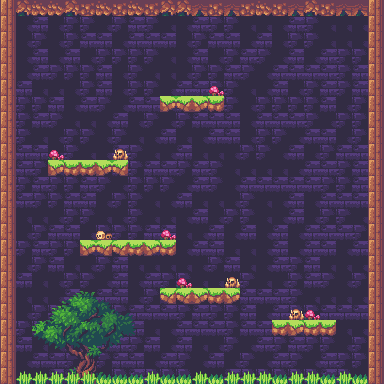

A 2D game scene composited from a Tiled map and its tileset images. What follows is a short description and the map's XML, with every tile layer's data as written:
An orthogonal 24x24 tile map with 16x16 px tiles, 4 tile layers (background, midground, platforms, foreground), 2 tilesets.

<map version="1.4" tiledversion="1.4.3" orientation="orthogonal" renderorder="right-down" width="24" height="24" tilewidth="16" tileheight="16" infinite="0" nextlayerid="5" nextobjectid="1">
 <editorsettings>
  <export format="json" />
 </editorsettings>
 <tileset firstgid="1" name="landscape-tileset" tilewidth="16" tileheight="16" tilecount="165" columns="15">
  <image source="landscape-tileset.png" width="240" height="176" />
 </tileset>
 <tileset firstgid="166" name="props-tileset" tilewidth="16" tileheight="16" tilecount="120" columns="6">
  <image source="props-tileset.png" width="96" height="320" />
 </tileset>
 <layer id="1" name="background" width="24" height="24">
  <data encoding="csv">
59,59,58,59,59,59,58,57,58,58,57,57,57,58,59,59,58,57,58,57,57,59,57,59,
58,57,58,57,59,59,57,59,58,59,57,57,58,59,59,57,57,57,58,59,57,57,57,57,
58,57,59,57,59,58,58,57,58,58,58,57,59,58,58,57,58,57,59,59,57,57,57,57,
57,57,58,57,58,57,59,59,59,59,57,57,58,57,59,58,59,57,58,57,58,59,59,57,
57,57,58,59,59,59,58,57,59,57,57,57,59,59,58,59,57,58,58,58,58,59,58,57,
58,58,57,57,57,59,58,57,59,59,57,58,58,59,59,57,57,58,57,59,58,59,58,58,
57,59,59,58,57,58,59,57,58,58,57,59,57,57,59,57,59,59,59,59,58,57,59,58,
58,59,58,59,57,57,57,58,57,59,57,59,58,58,58,57,58,58,58,59,57,59,59,57,
58,59,57,57,59,59,57,59,57,57,58,57,57,58,58,57,59,59,57,58,58,57,59,59,
58,58,58,57,59,57,57,58,59,57,57,58,57,57,57,59,59,57,58,57,59,58,58,58,
59,58,59,57,58,59,59,59,59,58,58,59,58,59,57,57,57,57,57,58,58,59,58,57,
58,59,58,59,59,58,59,57,59,59,59,57,58,59,57,58,58,58,58,58,59,59,58,59,
57,58,59,59,58,58,57,59,59,57,57,58,57,57,57,59,57,57,58,57,58,58,58,59,
57,57,57,57,59,59,57,57,59,57,57,57,58,57,59,59,57,57,58,57,59,59,57,57,
57,57,59,58,58,57,59,59,59,58,58,57,57,58,57,58,57,58,57,58,58,58,59,57,
57,59,58,59,59,57,58,57,59,58,59,57,58,58,57,57,57,58,57,58,58,57,58,57,
58,57,59,58,57,57,59,58,57,57,57,57,57,59,58,57,57,58,59,58,57,57,57,59,
58,58,57,57,59,59,57,58,57,58,59,59,57,57,57,59,57,57,59,58,59,57,59,58,
59,57,57,57,58,57,58,58,57,59,58,57,59,59,59,58,58,58,59,57,57,57,57,58,
59,57,59,59,58,57,59,59,58,58,58,59,58,59,59,58,57,58,59,59,58,58,58,57,
58,59,59,59,57,59,58,57,58,57,57,58,58,58,59,58,58,59,57,57,58,57,57,57,
57,58,57,57,59,59,58,58,59,58,57,58,57,57,59,57,58,59,58,59,59,57,59,59,
59,57,58,58,59,57,59,58,58,57,58,59,57,58,57,59,57,58,59,57,58,59,59,57,
59,57,57,58,58,59,57,59,58,59,59,59,57,57,58,59,59,59,59,59,58,59,57,57
</data>
 </layer>
 <layer id="4" name="midground" width="24" height="24">
  <data encoding="csv">
84,80,82,82,80,81,82,81,82,81,80,80,79,81,79,81,82,81,79,80,81,79,79,84,
84,0,0,0,0,0,0,0,0,0,0,0,0,0,0,0,0,0,0,0,0,0,0,84,
84,0,0,0,0,0,0,0,0,0,0,0,0,0,0,0,0,0,0,0,0,0,0,84,
84,0,0,0,0,0,0,0,0,0,0,0,0,0,0,0,0,0,0,0,0,0,0,84,
84,0,0,0,0,0,0,0,0,0,0,0,0,0,0,0,0,0,0,0,0,0,0,84,
84,0,0,0,0,0,0,0,0,0,0,0,0,0,0,0,0,0,0,0,0,0,0,84,
84,0,0,0,0,0,0,0,0,0,0,0,0,0,0,0,0,0,0,0,0,0,0,84,
84,0,0,0,0,0,0,0,0,0,0,0,0,0,0,0,0,0,0,0,0,0,0,84,
84,0,0,0,0,0,0,0,0,0,0,0,0,0,0,0,0,0,0,0,0,0,0,84,
84,0,0,0,0,0,0,0,0,0,0,0,0,0,0,0,0,0,0,0,0,0,0,84,
84,0,0,0,0,0,0,0,0,0,0,0,0,0,0,0,0,0,0,0,0,0,0,84,
84,0,0,0,0,0,0,0,0,0,0,0,0,0,0,0,0,0,0,0,0,0,0,84,
84,0,0,0,0,0,0,0,0,0,0,0,0,0,0,0,0,0,0,0,0,0,0,84,
84,0,0,0,0,0,0,0,0,0,0,0,0,0,0,0,0,0,0,0,0,0,0,84,
84,0,0,0,0,0,0,0,0,0,0,0,0,0,0,0,0,0,0,0,0,0,0,84,
84,0,0,0,0,0,0,0,0,0,0,0,0,0,0,0,0,0,0,0,0,0,0,84,
84,0,0,0,0,0,0,0,0,0,0,0,0,0,0,0,0,0,0,0,0,0,0,84,
84,0,0,0,0,0,0,0,0,0,0,0,0,0,0,0,0,0,0,0,0,0,0,84,
84,0,208,209,210,211,212,0,0,0,0,0,0,0,0,0,0,0,0,0,0,0,0,84,
84,0,214,215,216,217,218,219,237,0,0,0,0,0,0,0,0,0,0,0,0,0,0,84,
84,0,220,221,222,223,224,225,243,0,0,0,0,0,0,0,0,0,0,0,0,0,0,84,
84,0,226,227,228,229,230,231,0,0,0,0,0,0,0,0,0,0,0,0,0,0,0,84,
84,0,232,233,234,235,236,0,0,0,0,0,0,0,0,0,0,0,0,0,0,0,0,84,
84,0,238,239,240,241,242,0,0,0,0,0,0,0,0,0,0,0,0,0,0,0,0,84
</data>
 </layer>
 <layer id="3" name="platforms" width="24" height="24">
  <data encoding="csv">
0,0,0,0,0,0,0,0,0,0,0,0,0,0,0,0,0,0,0,0,0,0,0,0,
0,0,0,0,0,0,0,0,0,0,0,0,0,0,0,0,0,0,0,0,0,0,0,0,
0,0,0,0,0,0,0,0,0,0,0,0,0,0,0,0,0,0,0,0,0,0,0,0,
0,0,0,0,0,0,0,0,0,0,0,0,0,0,0,0,0,0,0,0,0,0,0,0,
0,0,0,0,0,0,0,0,0,0,0,0,0,0,0,0,0,0,0,0,0,0,0,0,
0,0,0,0,0,0,0,0,0,0,0,0,0,0,0,0,0,0,0,0,0,0,0,0,
0,0,0,0,0,0,0,0,0,0,44,42,44,43,0,0,0,0,0,0,0,0,0,0,
0,0,0,0,0,0,0,0,0,0,0,0,0,0,0,0,0,0,0,0,0,0,0,0,
0,0,0,0,0,0,0,0,0,0,0,0,0,0,0,0,0,0,0,0,0,0,0,0,
0,0,0,0,0,0,0,0,0,0,0,0,0,0,0,0,0,0,0,0,0,0,0,0,
0,0,0,44,43,43,44,42,0,0,0,0,0,0,0,0,0,0,0,0,0,0,0,0,
0,0,0,0,0,0,0,0,0,0,0,0,0,0,0,0,0,0,0,0,0,0,0,0,
0,0,0,0,0,0,0,0,0,0,0,0,0,0,0,0,0,0,0,0,0,0,0,0,
0,0,0,0,0,0,0,0,0,0,0,0,0,0,0,0,0,0,0,0,0,0,0,0,
0,0,0,0,0,0,0,0,0,0,0,0,0,0,0,0,0,0,0,0,0,0,0,0,
0,0,0,0,0,44,42,42,43,44,43,0,0,0,0,0,0,0,0,0,0,0,0,0,
0,0,0,0,0,0,0,0,0,0,0,0,0,0,0,0,0,0,0,0,0,0,0,0,
0,0,0,0,0,0,0,0,0,0,0,0,0,0,0,0,0,0,0,0,0,0,0,0,
0,0,0,0,0,0,0,0,0,0,42,42,44,43,44,0,0,0,0,0,0,0,0,0,
0,0,0,0,0,0,0,0,0,0,0,0,0,0,0,0,0,0,0,0,0,0,0,0,
0,0,0,0,0,0,0,0,0,0,0,0,0,0,0,0,0,43,44,43,43,0,0,0,
0,0,0,0,0,0,0,0,0,0,0,0,0,0,0,0,0,0,0,0,0,0,0,0,
0,0,0,0,0,0,0,0,0,0,0,0,0,0,0,0,0,0,0,0,0,0,0,0,
0,0,0,0,0,0,0,0,0,0,0,0,0,0,0,0,0,0,0,0,0,0,0,0
</data>
 </layer>
 <layer id="2" name="foreground" width="24" height="24">
  <data encoding="csv">
0,0,0,0,0,0,0,0,0,0,0,0,0,0,0,0,0,0,0,0,0,0,0,0,
0,0,0,0,0,0,0,0,0,0,0,0,0,0,0,0,0,0,0,0,0,0,0,0,
0,0,0,0,0,0,0,0,0,0,0,0,0,0,0,0,0,0,0,0,0,0,0,0,
0,0,0,0,0,0,0,0,0,0,0,0,0,0,0,0,0,0,0,0,0,0,0,0,
0,0,0,0,0,0,0,0,0,0,0,0,0,0,0,0,0,0,0,0,0,0,0,0,
0,0,0,0,0,0,0,0,0,0,0,0,0,170,0,0,0,0,0,0,0,0,0,0,
0,0,0,0,0,0,0,0,0,0,0,0,0,0,0,0,0,0,0,0,0,0,0,0,
0,0,0,0,0,0,0,0,0,0,0,0,0,0,0,0,0,0,0,0,0,0,0,0,
0,0,0,0,0,0,0,0,0,0,0,0,0,0,0,0,0,0,0,0,0,0,0,0,
0,0,0,170,0,0,0,169,0,0,0,0,0,0,0,0,0,0,0,0,0,0,0,0,
0,0,0,0,0,0,0,0,0,0,0,0,0,0,0,0,0,0,0,0,0,0,0,0,
0,0,0,0,0,0,0,0,0,0,0,0,0,0,0,0,0,0,0,0,0,0,0,0,
0,0,0,0,0,0,0,0,0,0,0,0,0,0,0,0,0,0,0,0,0,0,0,0,
0,0,0,0,0,0,0,0,0,0,0,0,0,0,0,0,0,0,0,0,0,0,0,0,
0,0,0,0,0,0,168,0,0,0,170,0,0,0,0,0,0,0,0,0,0,0,0,0,
0,0,0,0,0,0,0,0,0,0,0,0,0,0,0,0,0,0,0,0,0,0,0,0,
0,0,0,0,0,0,0,0,0,0,0,0,0,0,0,0,0,0,0,0,0,0,0,0,
0,0,0,0,0,0,0,0,0,0,0,170,0,0,169,0,0,0,0,0,0,0,0,0,
0,0,0,0,0,0,0,0,0,0,0,0,0,0,0,0,0,0,0,0,0,0,0,0,
0,0,0,0,0,0,0,0,0,0,0,0,0,0,0,0,0,0,169,170,0,0,0,0,
0,0,0,0,0,0,0,0,0,0,0,0,0,0,0,0,0,0,0,0,0,0,0,0,
0,0,0,0,0,0,0,0,0,0,0,0,0,0,0,0,0,0,0,0,0,0,0,0,
0,0,0,0,0,0,0,0,0,0,0,0,0,0,0,0,0,0,0,0,0,0,0,0,
0,47,47,47,47,47,46,46,46,47,46,46,47,46,47,47,47,46,47,47,46,47,46,0
</data>
 </layer>
</map>
